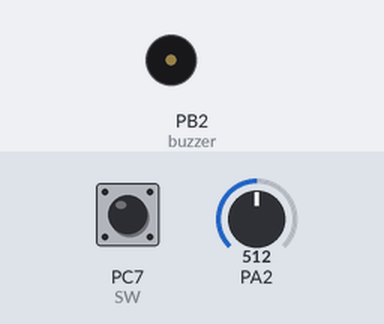
A program run on a simulated ATmega32, built with avr-gcc and emulated at 8 MHz. Shown: buzzer (waves = sounding, pin HIGH). Inputs (shaded band) come from the test bench; at power-on: PA2 = 512, PC7 (SW) HIGH. What the program prints to the serial monitor is not drawn.

Above: at 6.8 s.
6.9 s: PA2 set to 986
At 8.5 s:
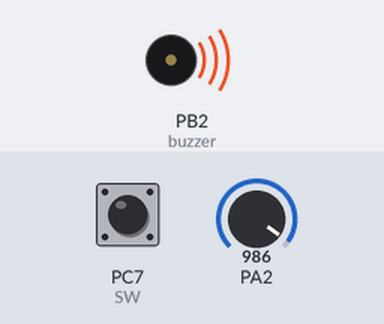
13.6 s: PA2 set to 1007
Timing chart, 0 to 32.6 s (numbered marks = the images above; inputs shaded):
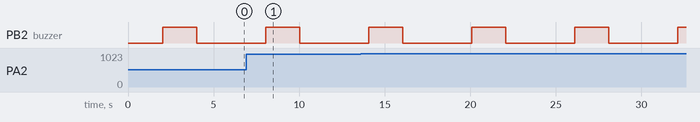

Measured:
- by itself, PB2 (buzzer): alternates HIGH for 2.0 s and LOW for 4.0 s

The program:

fire_sensor.c
```c
/* * fire_sensor.c
 *
 * Created: 3/14/2016 2:23:32 PM
 *  Author: Sikha
 */

#include <avr/io.h>
#define F_CPU 8000000UL
#include <util/delay.h>
#define buzzer (1<<2)
#define SW (1<<7)
#define s (PINC&SW)
void ADC_init()
{
	DDRA = 0x00;
	ADMUX = 0x40;
	ADCSRA = (1<<7)|(1<<2);
}

int ADC_Read (int ch)
{
	int x;
	ADMUX = (0x40)|ch;
	ADCSRA |= (1<<ADSC);
	while((ADCSRA & (1<< ADIF))==0);
	x=ADC;
	//x = ADC | 0x3f;
	return (x);
}

void ser_tx(char T)
{
	UDR = T;
	while((UCSRA & (1<<UDRE))==0);
}

unsigned char ser_rx()
{
	unsigned char rec;
	while((UCSRA & (1<<RXC))==0);
	rec = UDR;
	return(rec);
}

void serial_string(char *ch)
{
	while(*ch!='\0')
	ser_tx(*ch++);
}

int main(void)
{
	//DDRC=0x00; //configuring PortC pin 0 as input
	//PORTC=0x00;
	DDRB |= buzzer;
	PORTB=0x00;
	//DDRA=0x00;
	//unsigned int t;
	UCSRB |= (1<<TXEN)|(1<<RXEN);
	UCSRC |= (1<<URSEL)|(1<<UCSZ1)|(1<<UCSZ0);
	UBRRL = 51;
	int val;
	ADC_init();
	//int result;


	while(1)
	{

		val = ADC_Read(2);
		serial_string("sensor value:");
		ser_tx((val/100)+48);
		ser_tx(((val%100)/10)+48);
		ser_tx((((val%100)%10))+48);
		////ser_tx(((((val%1000)%100)%10)/10)+48);
		serial_string("\r\n");
		_delay_ms(2000);

		 if(s==SW)            // check for sensor pin PC.3 using bit
		 {
			PORTB |= buzzer;
			_delay_ms(2000);
			PORTB&=~ buzzer;
			_delay_ms(2000);
		 }

	 }
	}
```
